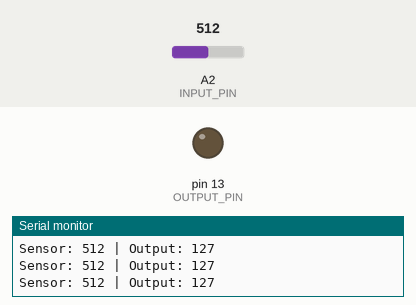
A sketch run on a simulated Arduino Uno, built with avr-gcc and run on an emulated ATmega328P. Shown: output pins drawn as LEDs (lit = HIGH), the last lines printed to the serial monitor. The test bench sets the inputs (shaded band); at power-on: A2 (INPUT_PIN) = 512.

Above: at 1.2 s.
1.3 s: A2 (INPUT_PIN) set to 523
At 2.5 s:
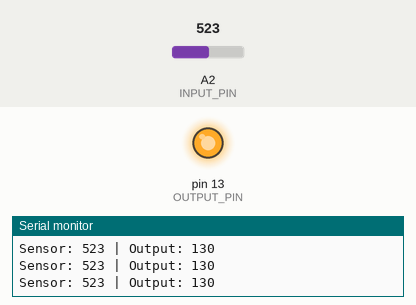
2.8 s: A2 (INPUT_PIN) set to 511
At 4.0 s:
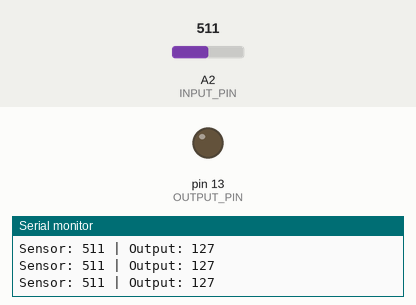
4.3 s: A2 (INPUT_PIN) set to 716
At 5.6 s:
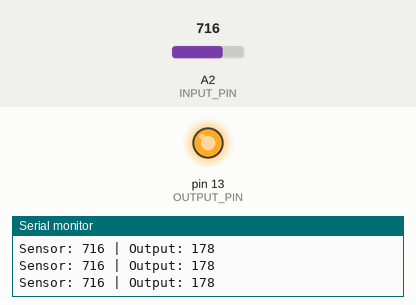
Timing chart, 0 to 7.3 s (numbered marks = the images above; inputs shaded):
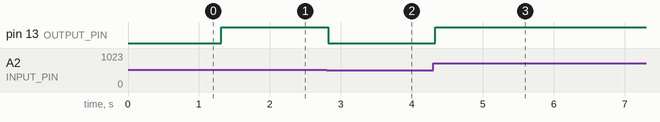

Measured:
- the behaviour switches between 513 and 514 on A2 (INPUT_PIN) (found by bisection; images 0 and 1)
- after the input at 1.3 s, pin 13 (OUTPUT_PIN): LOW → HIGH at once
- after the input at 2.8 s, pin 13 (OUTPUT_PIN): HIGH → LOW at once
- after the input at 4.3 s, pin 13 (OUTPUT_PIN): LOW → HIGH at once

The sketch:

template.ino
```cpp
/*
 * Template Arduino Sketch for Assignment 1
 * 作业1的Arduino程序模板
 *
 * Replace this header with your project information
 * 用你的项目信息替换此标题
 *
 * Project: [Your Project Name]
 * Author: [Your Name]
 * Date: [Date]
 * Description: [Brief description of what this does]
 */

// ============================================
// PIN DEFINITIONS
// Define all pin numbers as constants at the top
// 在顶部将所有引脚号定义为常量
// ============================================

const int INPUT_PIN = 2;      // Example: button or sensor
const int OUTPUT_PIN = 13;    // Example: LED

// ============================================
// GLOBAL VARIABLES
// Define variables that need to be accessed across functions
// 定义需要在函数间访问的变量
// ============================================

int sensorValue = 0;          // Store sensor reading
bool ledState = false;        // Track LED state

// ============================================
// SETUP - Runs once when Arduino starts
// 设置 - Arduino启动时运行一次
// ============================================

void setup() {
  // Initialize serial communication
  // 初始化串行通信
  Serial.begin(9600);

  // Set pin modes
  // 设置引脚模式
  pinMode(INPUT_PIN, INPUT);
  pinMode(OUTPUT_PIN, OUTPUT);

  // Print startup message
  // 打印启动消息
  Serial.println("Project Starting...");
  Serial.println("==================");
}

// ============================================
// LOOP - Runs repeatedly
// 循环 - 重复运行
// ============================================

void loop() {
  // Read input
  // 读取输入
  sensorValue = analogRead(INPUT_PIN);

  // Process input and control output
  // 处理输入并控制输出
  // ADD YOUR LOGIC HERE
  // 在这里添加你的逻辑

  // Example: Map sensor value to output
  // 示例：将传感器值映射到输出
  int outputValue = map(sensorValue, 0, 1023, 0, 255);
  analogWrite(OUTPUT_PIN, outputValue);

  // Debug output
  // 调试输出
  Serial.print("Sensor: ");
  Serial.print(sensorValue);
  Serial.print(" | Output: ");
  Serial.println(outputValue);

  // Small delay to prevent overwhelming serial output
  // 小延迟以防止串行输出过载
  delay(100);
}

// ============================================
// HELPER FUNCTIONS
// Add any additional functions here
// 在此添加任何其他函数
// ============================================

// Example helper function
// 示例辅助函数
void blinkLED(int pin, int times) {
  for (int i = 0; i < times; i++) {
    digitalWrite(pin, HIGH);
    delay(100);
    digitalWrite(pin, LOW);
    delay(100);
  }
}
```
